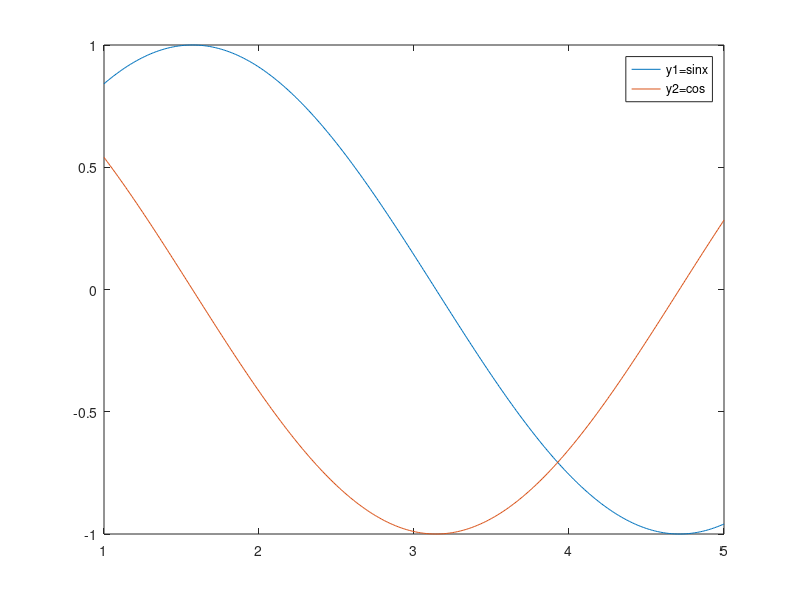

Reproduce this figure in MATLAB.
x=1:0.01:5;
y1=sin(x);
y2=cos(x);
plot(x,y1,x,y2);

legend('y1=sinx','y2=cos');
% hold on;
% plot(x,y2);
% legend('y2=cosx');